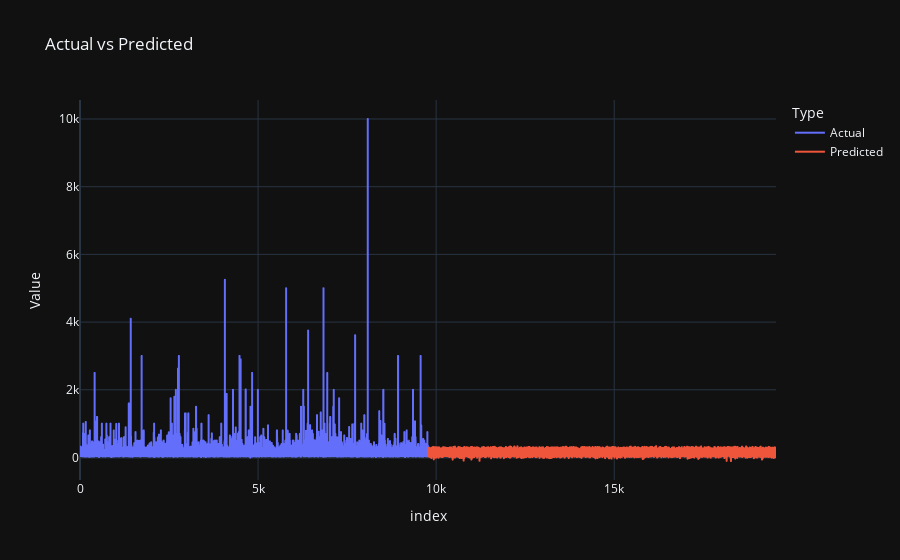

Write notebook code for a chart like this one.
### Code cell
results = pd.DataFrame({'Actual': y_test, 'Predicted': y_pred})

# Melt the DataFrame to a long format suitable for Plotly
results_melted = results.melt(var_name='Type', value_name='Value')

# Plotting the lines using Plotly
fig = px.line(results_melted, x=results_melted.index, y='Value', color='Type', title='Actual vs Predicted')

# Displaying the plot
fig.show()

### Figure 1 — Plotly figure (JSON) as saved in the notebook; plotly's stock layout.template omitted (floating-point values rounded to 4 significant figures; data arrays with more than 128 entries replaced by an {"elided": "..."} marker saying what was removed)
{"data": [{"hovertemplate": "Type=Actual<br>index=%{x}<br>Value=%{y}<extra></extra>", "legendgroup": "Actual", "line": {"color": "#636efa", "dash": "solid"}, "marker": {"symbol": "circle"}, "mode": "lines", "name": "Actual", "showlegend": true, "x": {"elided": "9772 int values"}, "xaxis": "x", "y": {"elided": "9772 float values"}, "yaxis": "y", "type": "scattergl"}, {"hovertemplate": "Type=Predicted<br>index=%{x}<br>Value=%{y}<extra></extra>", "legendgroup": "Predicted", "line": {"color": "#EF553B", "dash": "solid"}, "marker": {"symbol": "circle"}, "mode": "lines", "name": "Predicted", "showlegend": true, "x": {"elided": "9772 int values"}, "xaxis": "x", "y": {"elided": "9772 float values"}, "yaxis": "y", "type": "scattergl"}], "layout": {"xaxis": {"anchor": "y", "domain": [0.0, 1.0], "title": {"text": "index"}}, "yaxis": {"anchor": "x", "domain": [0.0, 1.0], "title": {"text": "Value"}}, "legend": {"title": {"text": "Type"}, "tracegroupgap": 0}, "title": {"text": "Actual vs Predicted"}}}
